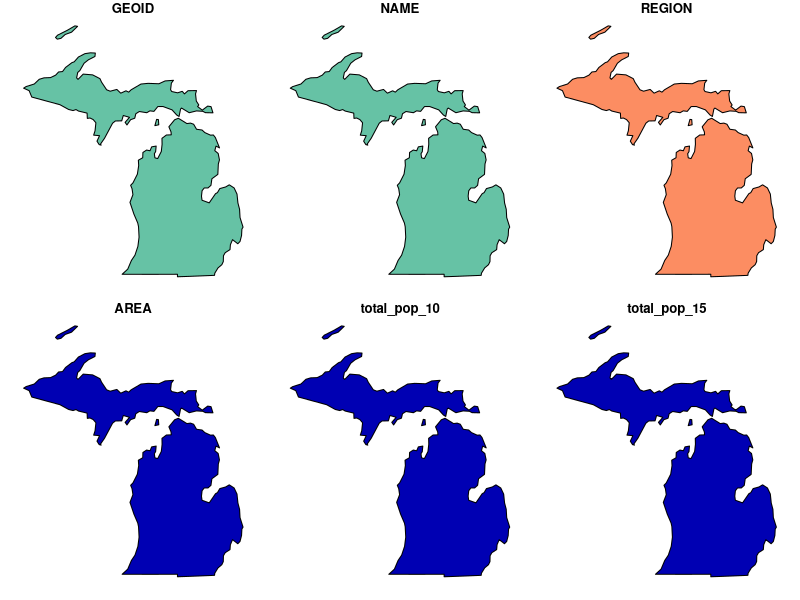
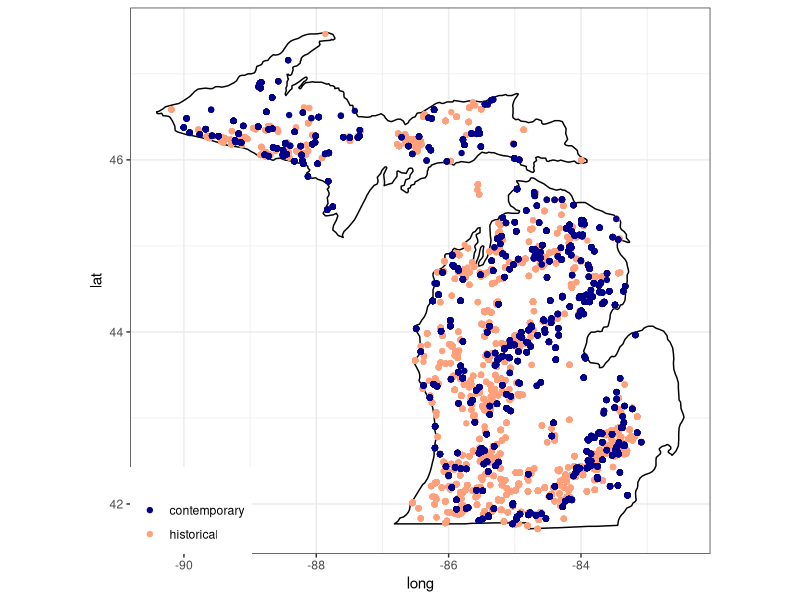
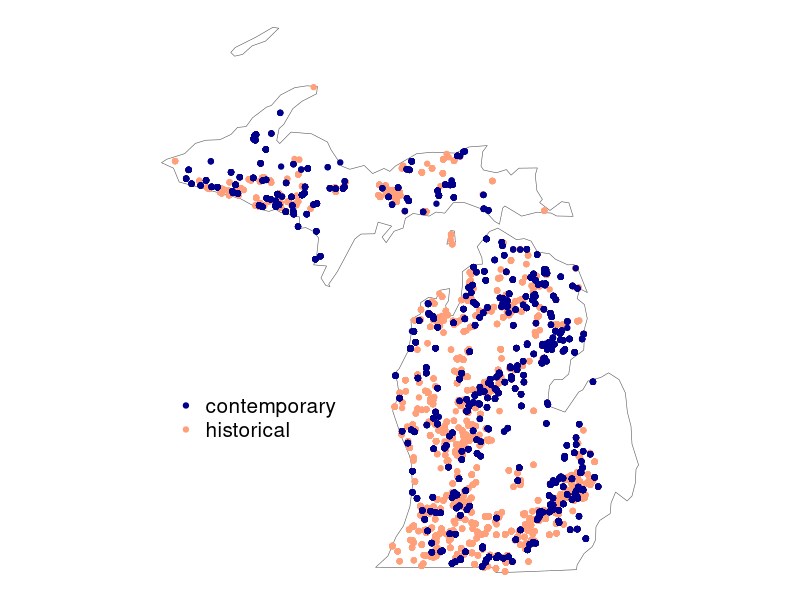

Write R code to recreate these figures, in order.
##### written by Katelyn King 
library(spData)
library(ggplot2)
library(sf)
library(dplyr)

#read in data 
bg_data <- read.csv("bluegill_data/model_data.csv")

#read in MI map
# get US inset 
data("us_states", package = "spData")

us_states = st_transform(us_states, crs = "+proj=longlat +datum=WGS84 +no_defs") #match the FMU shapefile
MI<-dplyr::filter(us_states, NAME == 'Michigan')
plot(MI)

# plot
map_data<-ggplot() +
  geom_sf(data=MI, aes(), fill = "white") + 
  geom_point(data=bg_data, aes(x = LONG_DD, y = LAT_DD, color=c(type) )) +
  theme_bw() +  
  theme( panel.grid.major = element_blank(),
         panel.grid.minor = element_blank()) +
 #clean_theme() + 
  theme_void() +
  scale_colour_manual(values = c("darkblue", "lightsalmon"), 
                      name= '') + 
  guides(colour  = guide_legend(position = "inside")) +
  theme(legend.justification.inside = c(0.1, 0.3)) + 
  theme(legend.text=element_text(size=15))

ggsave( map_data, 
        device = "png", 
        filename = "Figures/map_of_data.png", 
        dpi = 600, height = 8, width = 8, units = "in",
        bg="#ffffff") #sets background to white 

#get MI basemap 
MI<-map_data("state") %>%
  subset(region %in% c("michigan")) # select michigan 
MI_basemap<-ggplot(data = MI) + 
  geom_polygon(aes(x = long, y = lat, group = group), fill = "white", color = "black") + #this fill MI white and outline is black
  coord_fixed(1.3) 

#create a map #you can change the color based on the variable by changing "colour" part
MI_basemap + 
  geom_point(data=bg_data, aes(x = LONG_DD, y = LAT_DD, colour = c(type))) +  #
  labs(color="")  + #changes the labels on the legend 
  theme_bw() +
  scale_colour_manual(values = c("darkblue", "lightsalmon"), 
                      name= '')  + 
  guides(colour  = guide_legend(position = "inside")) +
  theme(legend.justification.inside = c(0, 0))
